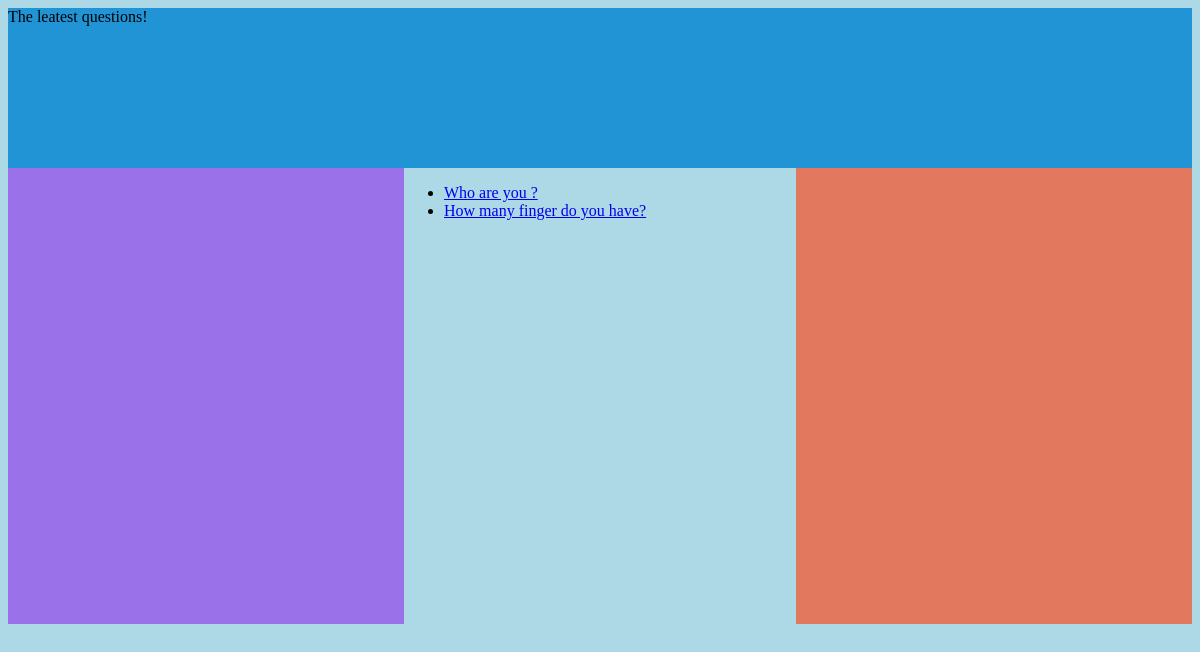
Before: /bigweb/ with the older database file.
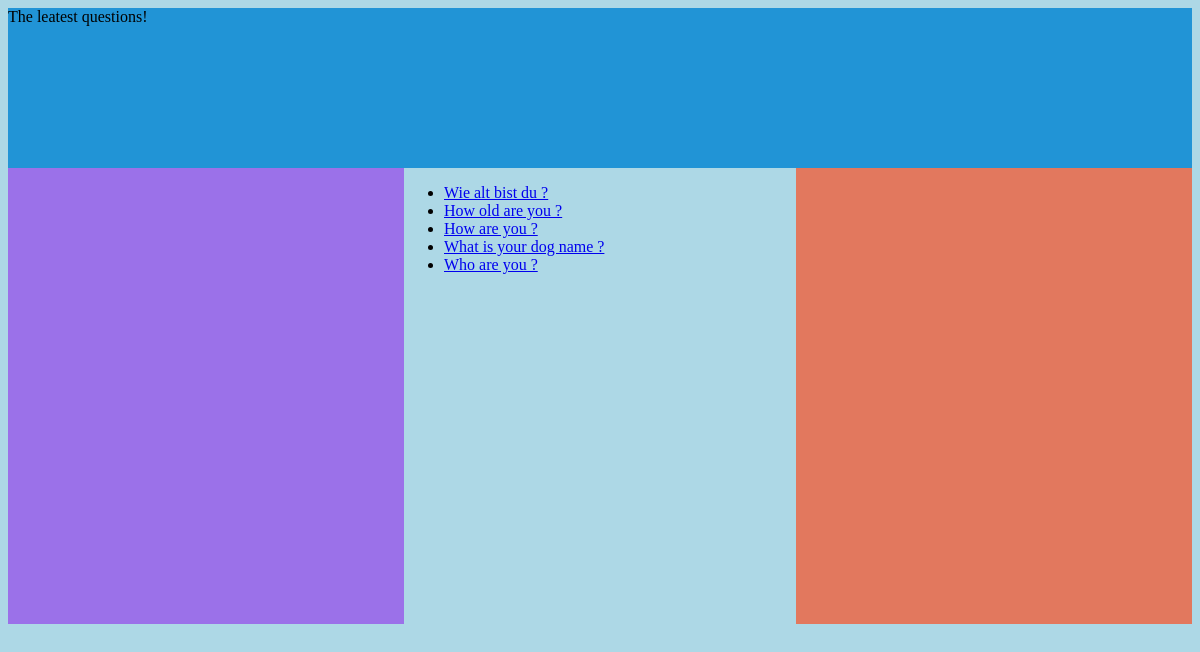
After: the same page with the newer database file.
### bigweb/models.py (models this page shows, shortened)
class Question(models.Model):
    question_text = models.CharField(max_length=200)
    pub_date = models.DateTimeField('date published')

### bigweb/views.py (the view)
# urls.py: path('', views.index, name='index'),
def index(request):
    latest_question_list = Question.objects.order_by('-pub_date')[:5]
    template = loader.get_template('bigweb/index.html')
    context = {                                                   #The context is a dictionary mapping template variable names to Python objects.
        'latest_question_list': latest_question_list,            #zmienia zmienną w obiekt
    }
    return render(request, 'bigweb/index.html', context)

### bigweb/templates/bigweb/index.html (shortened to what this page needs)
<!DOCTYPE html>
<html>
  <head>
    </head>
    <body>
     <div id="main">
       <div id="header">The leatest questions!</div>
       <div id="rightSB"></div>
       <div id="leftSB"></div>
       <div id="content">
        {% if latest_question_list %}
        <ul>
        {% for question in latest_question_list %}
            <li><a href="{% url 'bigweb:detail' question.id %}">{{ question.question_text }}</a></li>
        {% endfor %}
        </ul>
    {% else %}
        <p>No polls are available.</p>
    {% endif %}
    </div>
      </body>
    </html>

### bigweb/templates/bigweb/index.html (style rules this page uses)
#main { display:grid; grid-template-columns: 33vw auto 33vw; grid-template-rows: 20vh 57vh; grid-template-areas:"header header header" "leftSB content rightSB"; }
body { background-color: lightblue; }
#header { grid-area:header; background-color: rgb(33, 148, 214); }
#leftSB { grid-area:leftSB; background-color: rgb(155, 113, 233); }
#rightSB { grid-area:rightSB; background-color: rgb(226, 120, 94); }
#content { grid-area:content; }

Changed rows visible on the page:
no longer on this page (row unchanged): Question: question_text "How many finger do you have?"
added Question: question_text "Wie alt bist du ?"
added Question: question_text "How old are you ?"
added Question: question_text "How are you ?"
added Question: question_text "What is your dog name ?"
